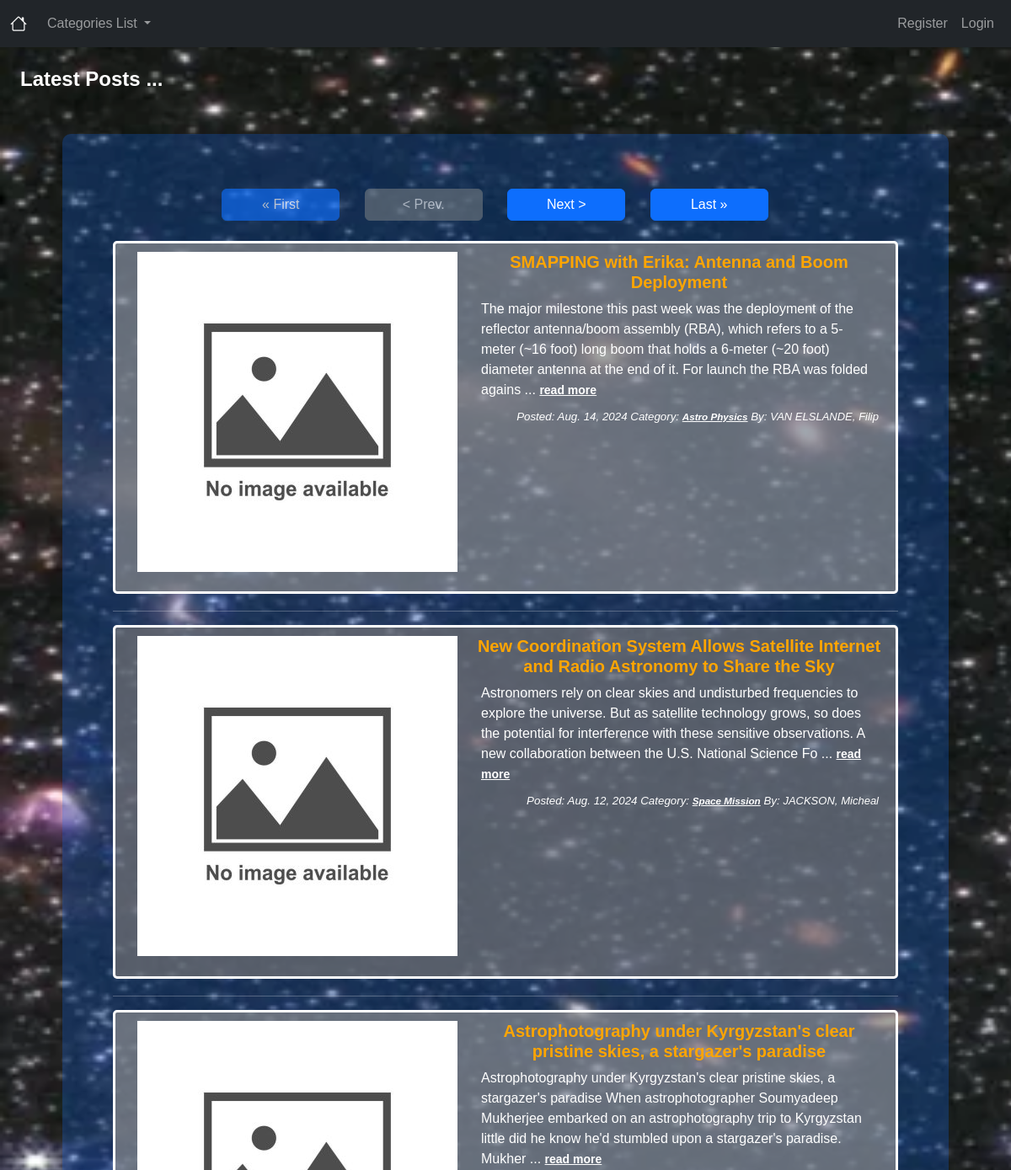
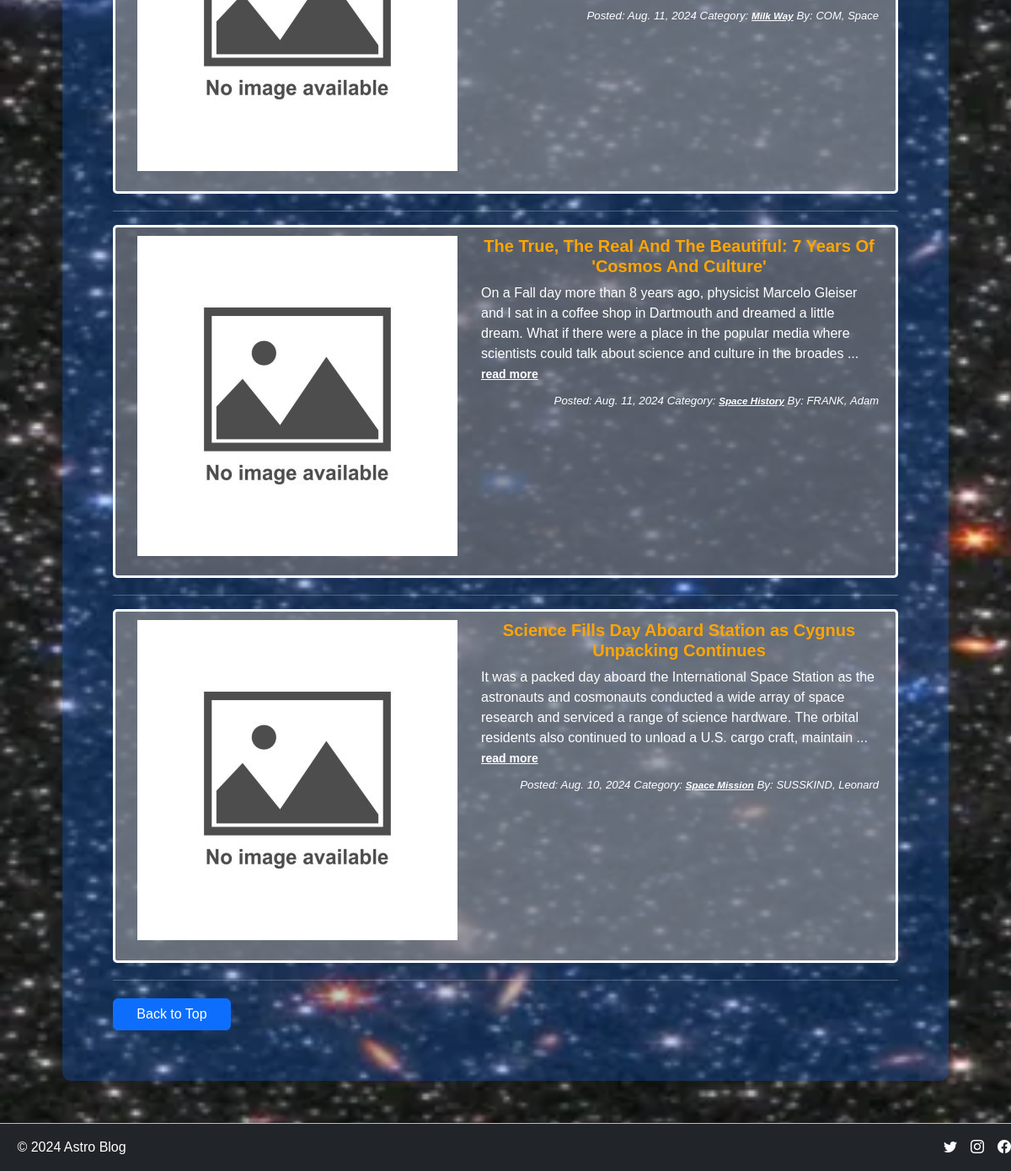
The app's page /frontpage/ with its own data (2 pictures, top to bottom).
### blogger/models.py (models this page shows, shortened)
class Post(models.Model):
    ACTIVE = 'active'
    DRAFT = 'draft'
    CHOICES_STATUS = (
    (ACTIVE, 'Active'),
    (DRAFT, 'Draft')
    )
    title = models.CharField(max_length=200)
    image = CloudinaryField('image', null = True, blank= True)
    title_tag = models.CharField(max_length=200)
    author = models.ForeignKey(User, related_name='posts', on_delete=models.CASCADE)
    body = models.TextField()
    post_date = models.DateField(auto_now_add=True)
    created_at = models.DateTimeField(auto_now_add=True)
    status = models.CharField(max_length=10, choices=CHOICES_STATUS, default=ACTIVE)
    category = models.CharField(max_length=254, default='UAP')
    likes = models.ManyToManyField(User, related_name='blog_posts_likes')
    class Meta:
        ordering = ('-created_at','post_date',)

### blogger/views.py (the view)
# urls.py: path('frontpage/', FrontpageView.as_view(), name= 'frontpage-blogpost'),
class FrontpageView(ListView):
    model = Post
    template_name = 'frontpage.html'  # Ensure this is the correct template for the front page
    context_object_name = 'posts'
    ordering = ['-post_date']
    paginate_by = 5  # Display 5 posts per page
    def get_context_data(self, *args, **kwargs):
        context = super(FrontpageView, self).get_context_data(*args, **kwargs)
        context["cat_menu"] = Category.objects.all()
        return context

### blogger/models.py (called while the page is built)
    def __str__(self):
        return self.name
        return self.category_discription

### blogger/templates/frontpage.html (shortened to what this page needs)
{% extends 'base.html' %}
{% load static %}
{% block content %}
<h4>Latest Posts ...</h4>
<div class="content">
  <div class="d-md-flex justify-content-evenly">
    <div class="d-md-flex justify-content-evenly">
      <span class="step-links">
        {% if page_obj.has_previous %}
        <button onclick="window.location.href='?page=1'" class="btn btn-primary">&laquo; First</button>
        <button onclick="window.location.href='?page={{ page_obj.previous_page_number }}'"
          class="btn btn-primary">&lt; Prev.</button>
        {% else %}
        <button onclick="window.location.href='?page=1'" class="btn btn-primary" disabled>&laquo; First</button>
        <button class="btn btn-secondary" disabled>&lt; Prev.</button>
        {% endif %}
        {% if page_obj.has_next %}
        <button onclick="window.location.href='?page={{ page_obj.next_page_number }}'"
          class="btn btn-primary">Next &gt;</button>
        <button onclick="window.location.href='?page={{ page_obj.paginator.num_pages }}'" class="btn btn-primary">Last
          &raquo;</button>
        {% else %}
        <button class="btn btn-secondary" disabled>Next &gt;</button>
        <button onclick="window.location.href='?page={{ page_obj.paginator.num_pages }}'" class="btn btn-primary"
          disabled>Last &raquo;</button>
        {% endif %}
      </span>
    </div>
  </div>
  <br>
  {% for post in posts %}
  <section class="post {% if forloop.counter0|divisibleby:2 %} bg-l-gray {% else %} bg-d-gray {% endif %}">
    <div class="d-md-flex">
      <div class="container-custom">
        {% if post.image.url %}
        <img src="{{ post.image.url }}" class="img-thumbnail" class="img-thumbnail w-25" alt="post-image">
        {% else %}
        <img src="{% static 'images/no-image-available.jpg' %}" class="img-thumbnail.max-width: 33% height: auto; no-image-available">
        {% endif %}
      </div>
      <div>
        <h5 class="container-frontpage">{{ post.title }}</h5>
        <div class="container">
          {{ post.body|slice:":250" }} ... <a href="{% url 'article-detail' post.pk %}"
          class="color-hyperlink"><small><strong>read more</strong></small></a>
        </div>
        <p class="italicize"> Posted: {{ post.post_date }} Category:
          <a href="{% url 'category' post.category %}" class="color-hyperlink"><small><strong>{{ post.category }}</strong></small></a>
          By: <small class="last-name">{{ post.author.last_name }}</small>,
          <small class="first-name">{{ post.author.first_name }}</small>
        </p>
      </div>
    </div>
  </section>
  <hr>
  {% endfor %}
  <div class="back-to-top-button">
    <a href="#" class="btn btn-primary color-hyperlink-footer">Back to Top</a>
  </div>
</div>
{% endblock %}

### static/css/styles.css (style rules this page uses)
:root { --primary-color: #ffffff; --attrib-color: #3987a6; --primary-color-highlight: #bdbdbd; --bs-body-bg: #9e9e9e4e; --bs-body-font-family: 'Montserrat', sans-serif; --accent-color: #9e9e9e; --border-color: #000000; --main-text-color: #ffffff; }
html { scroll-behavior: smooth; }
h4 { font-weight: bolder; }
body { font-family: 'Montserrat', Arial, sans-serif; text-align: left; background-color: black; background-size: cover; color: hsl(0, 0%, 100%); background-image: url("../images/background.webp"); }
.bg-l-gray { background-color: rgba(142, 142, 142, 0.67); }
.bg-d-gray { background-color: rgba(118, 117, 117, 0.67); }
.color-hyperlink { color: white; }
.first-name, .last-name { font-size: small; text-transform: capitalize; }
.last-name { text-transform: uppercase; }
.container-frontpage { color: orange; text-align: center; font-weight: bolder; }
.italicize { padding-top: 10px; padding-right: 10px; font-size: smaller; font-style: italic; text-align: right; }
.content { background: rgba(13, 110, 253, 0.25); padding: 60px; border-radius: 10px; margin: 50px; }
.post { margin-bottom: 20px; padding: 10px; border-radius: 5px; border-style: solid; }
.btn { margin-top: 5px; margin-right: 25px; width: 140px; }
.container-custom { text-align: center; width: 100%; padding: 0 1rem; padding-bottom: 0.85rem; margin: 0 auto; }

### records on screen
Post: title "SMAPPING with Erika: Antenna and Boom Deployment", body "The major milestone this past week was the deployment of the reflector antenna/boom assembly (RBA), which refers to a 5-meter (~16 foot) long boom that holds a 6-meter (~20 foot) diameter antenna at the end of it. For launch the RBA was folded agains", post_date "Aug. 14, 2024", category "Astro Physics", author.last_name "VAN ELSLANDE", author.first_name "Filip"
Post: title "New Coordination System Allows Satellite Internet and Radio Astronomy to Share the Sky", body "Astronomers rely on clear skies and undisturbed frequencies to explore the universe. But as satellite technology grows, so does the potential for interference with these sensitive observations. A new collaboration between the U.S. National Science Fo", post_date "Aug. 12, 2024", category "Space Mission", author.last_name "JACKSON", author.first_name "Micheal"
Post: title "Astrophotography under Kyrgyzstan's clear pristine skies, a stargazer's paradise", body "Astrophotography under Kyrgyzstan's clear pristine skies, a stargazer's paradise When astrophotographer Soumyadeep Mukherjee embarked on an astrophotography trip to Kyrgyzstan little did he know he'd stumbled upon a stargazer's paradise. Mukher", post_date "Aug. 11, 2024", category "Milk Way", author.last_name "COM", author.first_name "Space"
Post: title "The True, The Real And The Beautiful: 7 Years Of 'Cosmos And Culture'", body "On a Fall day more than 8 years ago, physicist Marcelo Gleiser and I sat in a coffee shop in Dartmouth and dreamed a little dream. What if there were a place in the popular media where scientists could talk about science and culture in the broades", post_date "Aug. 11, 2024", category "Space History", author.last_name "FRANK", author.first_name "Adam"
Post: title "Science Fills Day Aboard Station as Cygnus Unpacking Continues", body "It was a packed day aboard the International Space Station as the astronauts and cosmonauts conducted a wide array of space research and serviced a range of science hardware. The orbital residents also continued to unload a U.S. cargo craft, maintain", post_date "Aug. 10, 2024", category "Space Mission", author.last_name "SUSSKIND", author.first_name "Leonard"
